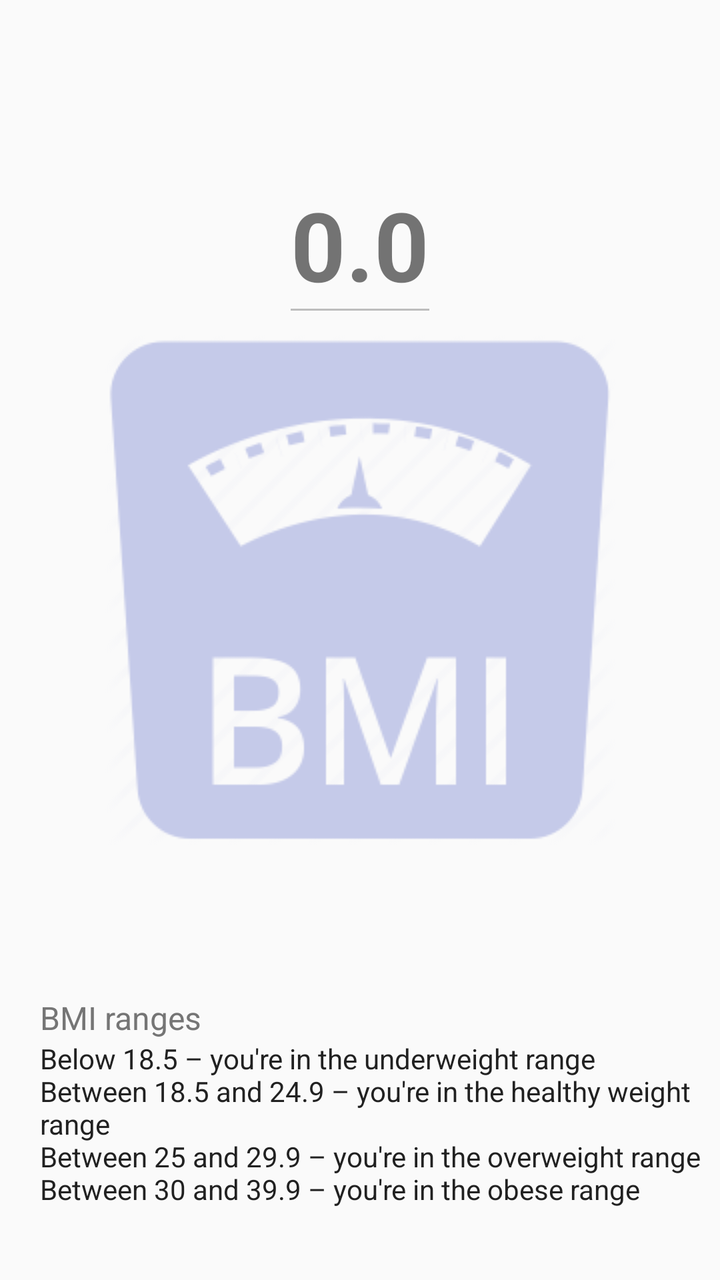
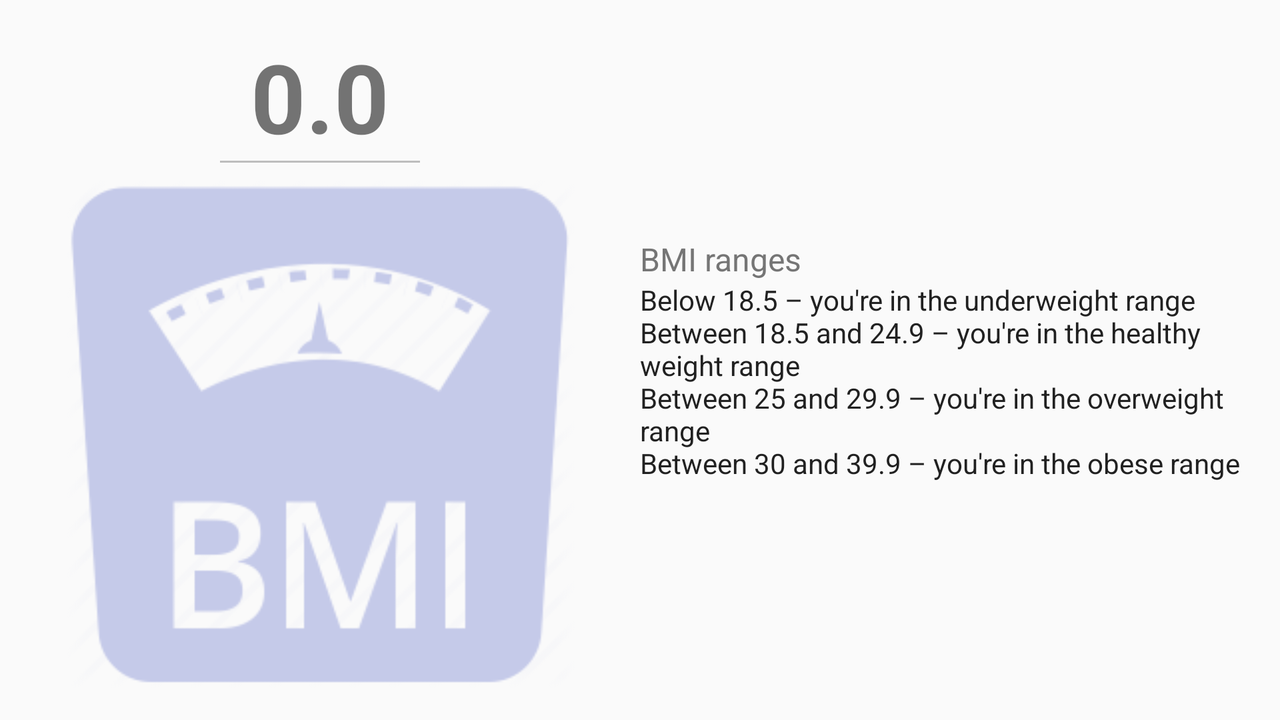

The same Android screen from two of the app's own layout files: first res/layout/ as a phone draws it, then the repository's variant for another configuration, drawn on a device whose configuration selects that folder. Both files follow.
<!-- AndroidManifest.xml: application theme AppTheme -->
<!-- res/layout/fragment_bmi.xml -->
<?xml version="1.0" encoding="utf-8"?>
<androidx.constraintlayout.widget.ConstraintLayout xmlns:android="http://schemas.android.com/apk/res/android"
    xmlns:app="http://schemas.android.com/apk/res-auto"
    xmlns:tools="http://schemas.android.com/tools"
    android:layout_width="match_parent"
    android:layout_height="match_parent"
    android:layout_margin="8dp"
    tools:context=".BMIFragment">

    <TextView
        android:id="@+id/tv_BMI_value"
        android:layout_width="wrap_content"
        android:layout_height="wrap_content"
        android:layout_marginBottom="12dp"
        android:text="@string/BMI_value"
        android:textSize="48sp"
        android:textStyle="bold"
        app:layout_constraintBottom_toTopOf="@+id/iv_BMI_icon"
        app:layout_constraintEnd_toEndOf="parent"
        app:layout_constraintLeft_toLeftOf="parent"
        app:layout_constraintRight_toRightOf="parent"
        app:layout_constraintStart_toStartOf="parent" />

    <View
        android:layout_width="0dp"
        android:layout_height="1dp"
        app:layout_constraintTop_toBottomOf="@id/tv_BMI_value"
        app:layout_constraintLeft_toLeftOf="@id/tv_BMI_value"
        app:layout_constraintRight_toRightOf="@id/tv_BMI_value"
        android:background="@color/divider"
        />

    <ImageView
        android:id="@+id/iv_BMI_icon"
        android:layout_width="wrap_content"
        android:layout_height="wrap_content"
        android:src="@drawable/bmi"
        app:layout_constraintBottom_toBottomOf="parent"
        app:layout_constraintLeft_toLeftOf="parent"
        app:layout_constraintRight_toRightOf="parent"
        app:layout_constraintTop_toTopOf="parent"
        app:layout_constraintVertical_bias="0.43"
        app:tint="@color/colorPrimaryLight" />

    <TextView
        android:id="@+id/tv_bmi_ranges_label"
        android:layout_width="wrap_content"
        android:layout_height="wrap_content"
        android:layout_marginLeft="12dp"
        android:text="@string/BMI_ranges_label"
        android:textColor="@color/secondaryText"
        android:textSize="16sp"
        app:layout_constraintBottom_toTopOf="@id/tv_BMI_ranges"
        app:layout_constraintLeft_toLeftOf="parent" />

    <TextView
        android:id="@+id/tv_BMI_ranges"
        android:layout_width="wrap_content"
        android:layout_height="wrap_content"
        android:layout_marginBottom="28dp"
        android:text="@string/BMI_ranges"
        android:textColor="@color/primaryText"
        android:textSize="14sp"
        app:layout_constraintBottom_toBottomOf="parent"
        app:layout_constraintLeft_toLeftOf="@id/tv_bmi_ranges_label"
        app:layout_constraintStart_toStartOf="@+id/tv_bmi_ranges_label" />

</androidx.constraintlayout.widget.ConstraintLayout>
<!-- resources referenced by this layout -->
<resources>
  <color name="colorPrimaryLight">#C5CAE9</color>
  <color name="divider">#BDBDBD</color>
  <color name="primaryText">#212121</color>
  <color name="secondaryText">#757575</color>
  <!-- drawable bmi: png bitmap (drawable, 10219 bytes) -->
  <string name="BMI_ranges">Below 18.5 – you\'re in the underweight range\nBetween 18.5 and 24.9 – you\'re in the healthy weight range\nBetween 25 and 29.9 – you\'re in the overweight range\nBetween 30 and 39.9 – you\'re in the obese range </string>
  <string name="BMI_ranges_label">BMI ranges</string>
  <string name="BMI_value">0.0</string>
  <style name="AppTheme" parent="Theme.AppCompat.Light.DarkActionBar">
          
          <item name="colorPrimary">@color/colorPrimary</item>
          <item name="colorPrimaryDark">@color/colorPrimaryDark</item>
          <item name="colorAccent">@color/colorAccent</item>
  
          <item name="android:actionMenuTextColor">@color/colorAccent</item>
      </style>
  <color name="colorPrimary">#3F51B5</color>
  <color name="colorPrimaryDark">#303F9F</color>
  <color name="colorAccent">#FFC107</color>
</resources>
<!-- res/layout-land/fragment_bmi.xml (the repository's variant of the layout above) -->
<!-- drawn on the phone turned sideways -->
<?xml version="1.0" encoding="utf-8"?>
    <LinearLayout
        xmlns:android="http://schemas.android.com/apk/res/android"
        xmlns:app="http://schemas.android.com/apk/res-auto"
        xmlns:tools="http://schemas.android.com/tools"
        android:layout_width="match_parent"
        android:layout_height="match_parent"
    android:layout_margin="16dp"
    android:orientation="horizontal"
        tools:context=".BMIFragment">

    <LinearLayout
        android:layout_width="wrap_content"
        android:layout_height="wrap_content"
        android:orientation="vertical"
        android:layout_marginLeft="16dp"
        android:layout_gravity="center">

        <TextView
            android:id="@+id/tv_BMI_value"
            android:layout_width="wrap_content"
            android:layout_height="wrap_content"
            android:text="@string/BMI_value"
            android:textSize="48sp"
            android:textStyle="bold"
            android:layout_gravity="center"
            />

        <View
            android:layout_width="100dp"
            android:layout_height="1dp"
            android:layout_gravity="center"
            android:background="@color/divider" />

        <ImageView
            android:id="@+id/iv_BMI_icon"
            android:layout_width="wrap_content"
            android:layout_height="wrap_content"
            android:src="@drawable/bmi"
            android:layout_marginTop="8dp"
            app:tint="@color/colorPrimaryLight" />
    </LinearLayout>

        <LinearLayout
            android:layout_marginLeft="32dp"
            android:layout_width="wrap_content"
            android:layout_height="wrap_content"
            android:orientation="vertical"
            android:layout_gravity="center">
            <TextView
                android:id="@+id/tv_bmi_ranges_label"
                android:layout_width="wrap_content"
                android:layout_height="wrap_content"
                android:text="@string/BMI_ranges_label"
                android:textColor="@color/secondaryText"
                android:textSize="16sp" />

            <TextView
                android:id="@+id/tv_BMI_ranges"
                android:layout_width="wrap_content"
                android:layout_height="wrap_content"
                android:text="@string/BMI_ranges"
                android:textColor="@color/primaryText"
                android:textSize="14sp" />

        </LinearLayout>

    </LinearLayout>
